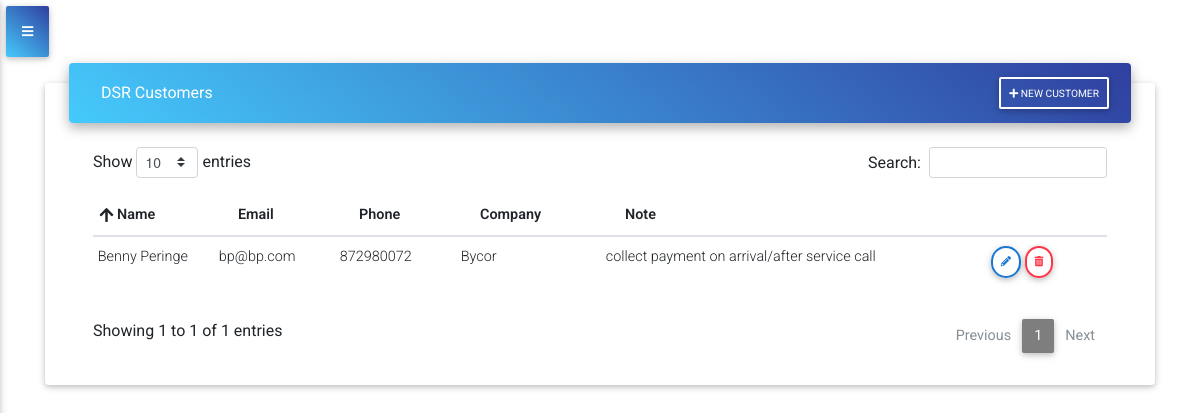
The page /customers/ (signed in) on the database its author committed.
### accounts/models.py (models this page shows, shortened)
class AccountUser(models.Model):
    user = models.OneToOneField(User, on_delete=models.CASCADE)
    account = models.ForeignKey(AccountCompany, on_delete=models.CASCADE)
    company = models.CharField(max_length=100, blank=True)
    role = models.CharField(choices=ROLES, max_length=20, null=True, default='Tech')
    class Meta:
        ordering = ['-account',]

class AccountCompany(models.Model):
    company_name = models.CharField(max_length=100)
    membership = models.CharField(max_length=254, choices=MEMBERSHIP, default='Basic')
    def __str__(self):
        return self.company_name

### customer/models.py (models this page shows, shortened)
class Customer(models.Model):
    fname = models.CharField(max_length=50)
    lname = models.CharField(max_length=50)
    email = models.EmailField()
    phone_number = PhoneField()
    company = models.ForeignKey(Company,null=True, on_delete=models.SET_NULL)
    note = models.TextField()
    account = models.ForeignKey(AccountCompany, on_delete=models.CASCADE)

class Company(models.Model):
    name = models.CharField(max_length=100)
    address1 = models.CharField(max_length=100)
    address2 = models.CharField(max_length=100, blank=True)
    city = models.CharField(max_length=100)
    state = models.CharField(max_length=2)
    zip_code = models.PositiveIntegerField()
    account = models.ForeignKey(AccountCompany, on_delete=models.CASCADE)
    def __str__(self):
        return self.name

### customer/views.py (the view)
# urls.py: path('customers/', views.CustomerListView.as_view(),name='customers'),
class CustomerListView(LoginRequiredMixin,ListView):
    model = Customer
    context_object_name = 'customer'
    def get_context_data(self, **kwargs):
        context = super().get_context_data(**kwargs)
        context['ticket_count'] = ticket_count(self.request)
        context['tech_ticket_count'] = tech_ticket_count(self.request)
        context['todays_tickets'] = todays_tickets(self.request)
        context['tech_todays_tickets'] = tech_todays_tickets(self.request)
        context['todays_tickets_count'] = todays_tickets_count(self.request)
        context['in_progress_count'] = in_progress_count(self.request)
        context['completed_today_tickets_count'] = completed_today_tickets_count(self.request)
        context['tech_todays_tickets_count'] = tech_todays_tickets_count(self.request)
        context['tech_completed_today_tickets_count'] = tech_completed_today_tickets_count(self.request)
        context['customer'] = customer(self.request)
        return context

### service_ticket_app/utils.py (called while the page is built)
def ticket_count(request):
    count = Ticket.objects.filter(account=request.user.accountuser.account).count()
    return count

def todays_tickets_count(request):
    todays_tickets_count = Ticket.objects.filter(account=request.user.accountuser.account, schedule=datetime.date.today()).count()
    return todays_tickets_count

def todays_tickets(request):
    todays_tickets = Ticket.objects.filter(account=request.user.accountuser.account, schedule=datetime.date.today())
    return todays_tickets

def in_progress_count(request):
    in_progress_count = Ticket.objects.filter(account=request.user.accountuser.account, schedule=datetime.date.today(),start_job=True,completed=False).count()
    return in_progress_count

def completed_today_tickets_count(request):
    completed_today_tickets_count = Ticket.objects.filter(account=request.user.accountuser.account, schedule=datetime.date.today(), start_job=True, completed=True).count()
    return completed_today_tickets_count

def tech_ticket_count(request):
    count = Ticket.objects.filter(account=request.user.accountuser.account, assigned=request.user.accountuser).count()
    return count

def tech_todays_tickets_count(request):
    tech_todays_tickets_count = Ticket.objects.filter(account=request.user.accountuser.account, schedule=datetime.date.today(), assigned=request.user.accountuser).count()
    return tech_todays_tickets_count

def tech_todays_tickets(request):
    tech_todays_tickets = Ticket.objects.filter(account=request.user.accountuser.account, assigned=request.user.accountuser, schedule=datetime.date.today())
    return tech_todays_tickets

def tech_completed_today_tickets_count(request):
    tech_completed_today_tickets_count = Ticket.objects.filter(account=request.user.accountuser.account, schedule=datetime.date.today(), start_job=True, completed=True, assigned=request.user.accountuser).count()
    return tech_completed_today_tickets_count

def customer(request):
    customer = Customer.objects.filter(account=request.user.accountuser.account)
    return customer

### customer/templates/customer/customer_list.html (shortened to what this page needs)
{% extends 'base.html' %}
{% block content %}
<div class="card card-cascade narrower">
    <div class="view view-cascade gradient-card-header blue-gradient narrower py-2 mx-4 mb-3 d-flex justify-content-between align-items-center">
        <div>
            <div class="white-text mx-3">{{request.user.accountuser.account}} Customers</div>
        </div>
        <div class='justify-content-start'>
            <a href="{% url 'customer_app:add_customer' %}" type="button" class="btn btn-outline-white btn-sm px-2">
                <i class="fas fa-plus mt-0"></i> New Customer
            </a>
        </div>
    </div>
    <div class="px-5">
        <div class="table-wrapper">
            <table id="ticket_list" class="table table-hover table-sm table-responsive-sm" width="100%">
                <thead>
                    <tr>
                        <th class="th-sm">Name
                        </th>
                        <th class="th-sm">Email
                        </th>
                        <th class="th-sm">Phone
                        </th>
                        <th class="th-sm">Company
                        </th>
                        <th class="th-sm">Note
                        </th>
                        <th class="th-sm">
                        </th>
                    </tr>
                </thead>
                <tbody>
                    {% for c in customer %}
                        <tr>
                            <td>{{ c.fname }} {{ c.lname }}</td>
                            <td> {{ c.email }} </td>
                            <td> {{ c.phone_number }}</td>
                            <td> {{ c.company }}</td>
                            <td> {{ c.note }}</td>
                            <td>
                                <a href="{% url 'customer_app:edit_customer' pk=c.pk %}" type="button" class="btn btn-outline-blue btn-rounded btn-sm px-2">
                                    <i class="fas fa-pencil-alt lt mt-0"></i>
                                </a>
                                <a href="{% url 'customer_app:delete_customer' pk=c.pk %}" type="button" class="btn btn-outline-danger btn-rounded btn-sm px-2">
                                    <i class="fas fa-trash-alt lt mt-0"></i>
                                </a>
                            </td>
                        </tr>
                    {% endfor %}
                </tbody>
            </table>
        </div>
    </div>
</div>
{% endblock %}

### templates/base.html (style rules this page uses)
table.dataTable thead .sorting:after, table.dataTable thead .sorting:before, table.dataTable thead .sorting_asc:after, table.dataTable thead .sorting_asc:before, table.dataTable thead .sorting_asc_disabled:after, table.dataTable thead .sorting_asc_disabled:before, table.dataTable thead .sorting_desc:after, table.dataTable thead .sorting_desc:before, table.dataTable thead .sorting_desc_disabled:after, table.dataTable thead .sorting_desc_disabled:before { bottom: .5em; }

### rows shown on the page
Customer: fname "Benny", lname "Peringe", email "bp@bp.com", phone_number "872980072", company "Bycor", note "collect payment on arrival/after service call"

### other values the page prints
{{ request.user.accountuser.account }} "DSR"
